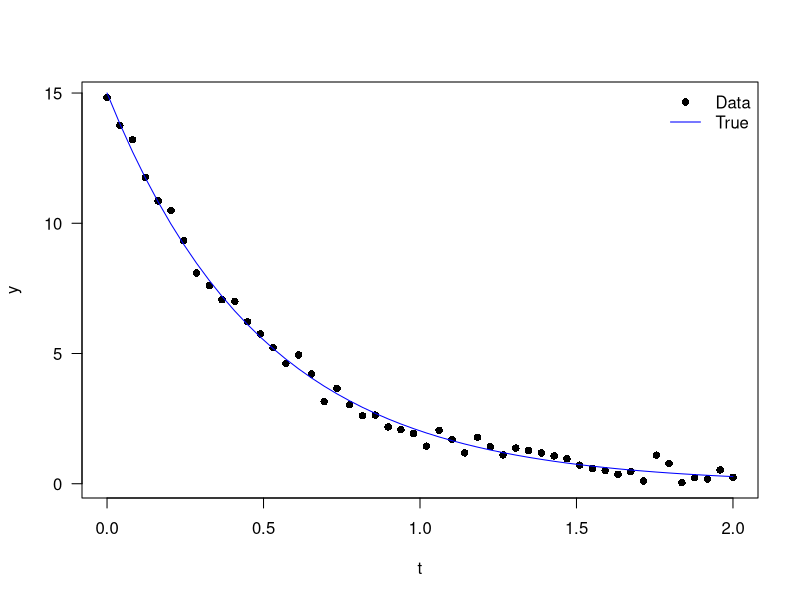

Reproduce this figure in R.
## ---- chunk 1
knitr::opts_chunk$set(echo = TRUE)
## ---- chunk 2
library(carData)
data(Salaries)
head(Salaries)
## ---- chunk 3

## ---- chunk 4

## ---- chunk 5

## ---- chunk 6

## ---- chunk 7
alpha = 15; beta = 2; sigma.sq = 0.09
n <- 50
t <- seq(0, 2, len = 50)
set.seed(123)
y <- alpha * exp(-beta * t) + rnorm(n, sd = sqrt(sigma.sq))
data <- data.frame(y = y, t = t)

plot(t, y, las = 1, pch = 16)
lines(t, alpha * exp(-beta * t), type = "l", col = "blue")
legend("topright", legend = c("Data", "True"), pch = c(16, NA), lty = c(NA, 1),
       col = c("black", "blue"), bty = "n")
## ---- chunk 8

## ---- chunk 9

